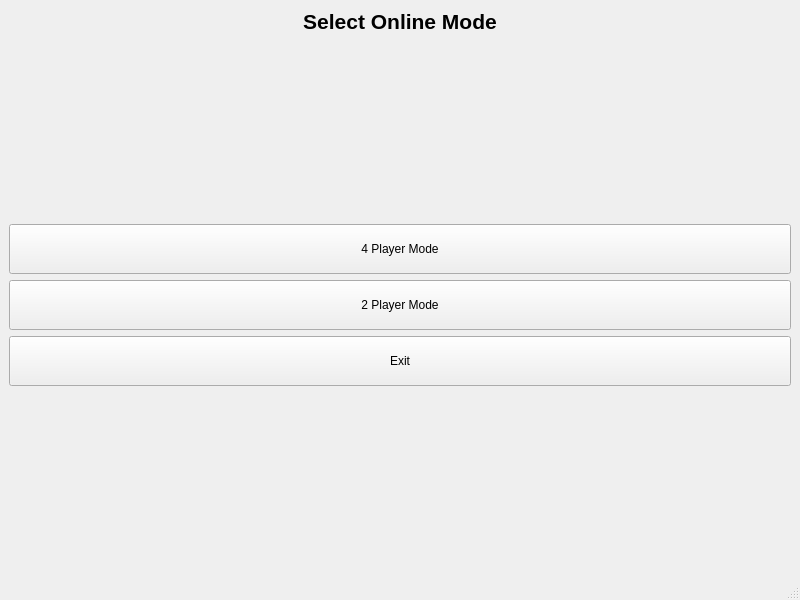
<?xml version="1.0" encoding="UTF-8"?>
<ui version="4.0">
 <class>Choose_mode</class>
 <widget class="QMainWindow" name="Choose_mode">
  <property name="geometry">
   <rect>
    <x>0</x>
    <y>0</y>
    <width>800</width>
    <height>600</height>
   </rect>
  </property>
  <property name="windowTitle">
   <string>Mode Selection</string>
  </property>
  <widget class="QWidget" name="centralwidget">
   <layout class="QVBoxLayout" name="verticalLayout">
    <item>
     <widget class="QLabel" name="titleLabel">
      <property name="font">
       <font>
        <pointsize>16</pointsize>
        <bold>true</bold>
       </font>
      </property>
      <property name="text">
       <string>Select Online Mode</string>
      </property>
      <property name="alignment">
       <set>Qt::AlignmentFlag::AlignCenter</set>
      </property>
     </widget>
    </item>
    <item>
     <spacer name="verticalSpacer_1">
      <property name="orientation">
       <enum>Qt::Orientation::Vertical</enum>
      </property>
      <property name="sizeHint" stdset="0">
       <size>
        <width>20</width>
        <height>40</height>
       </size>
      </property>
     </spacer>
    </item>
    <item>
     <widget class="QPushButton" name="Player4_Btn">
      <property name="minimumSize">
       <size>
        <width>200</width>
        <height>50</height>
       </size>
      </property>
      <property name="text">
       <string>4 Player Mode</string>
      </property>
     </widget>
    </item>
    <item>
     <widget class="QPushButton" name="Player2_Btn">
      <property name="minimumSize">
       <size>
        <width>200</width>
        <height>50</height>
       </size>
      </property>
      <property name="text">
       <string>2 Player Mode</string>
      </property>
     </widget>
    </item>
    <item>
     <widget class="QPushButton" name="exitButton">
      <property name="minimumSize">
       <size>
        <width>200</width>
        <height>50</height>
       </size>
      </property>
      <property name="text">
       <string>Exit</string>
      </property>
     </widget>
    </item>
    <item>
     <spacer name="verticalSpacer_2">
      <property name="orientation">
       <enum>Qt::Orientation::Vertical</enum>
      </property>
      <property name="sizeHint" stdset="0">
       <size>
        <width>20</width>
        <height>40</height>
       </size>
      </property>
     </spacer>
    </item>
   </layout>
  </widget>
  <widget class="QMenuBar" name="menubar">
   <property name="geometry">
    <rect>
     <x>0</x>
     <y>0</y>
     <width>800</width>
     <height>26</height>
    </rect>
   </property>
  </widget>
  <widget class="QStatusBar" name="statusbar"/>
 </widget>
 <resources/>
 <connections/>
</ui>
